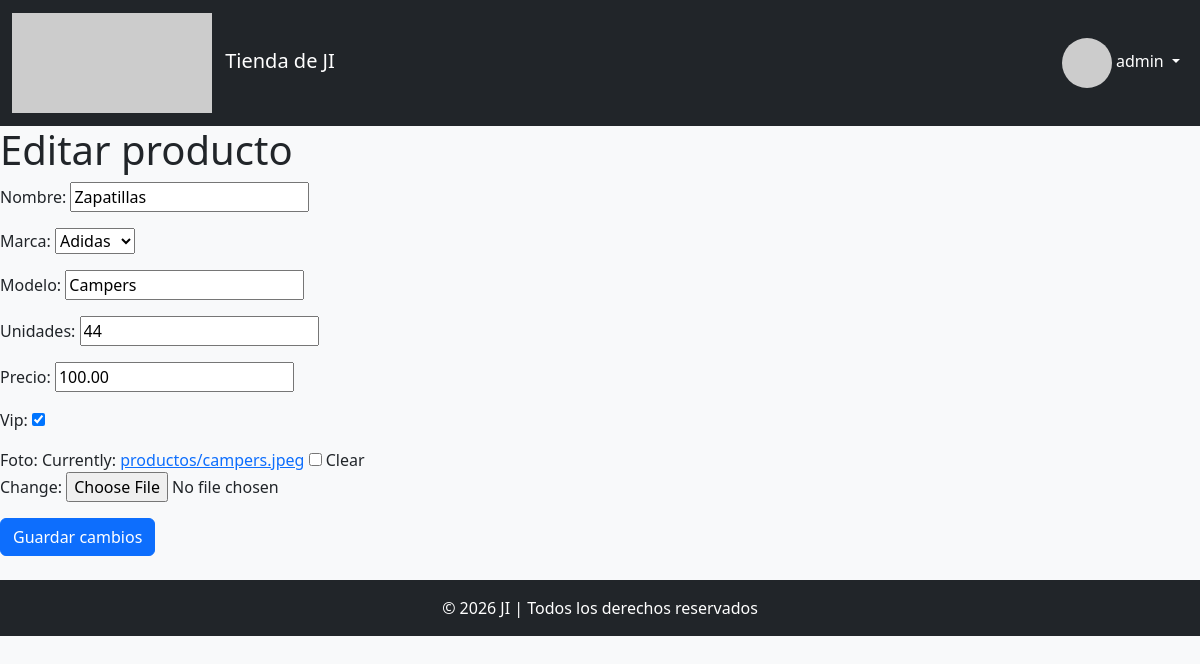
Before: /tienda/admin/productos/1/edit (signed in) with the older database file.
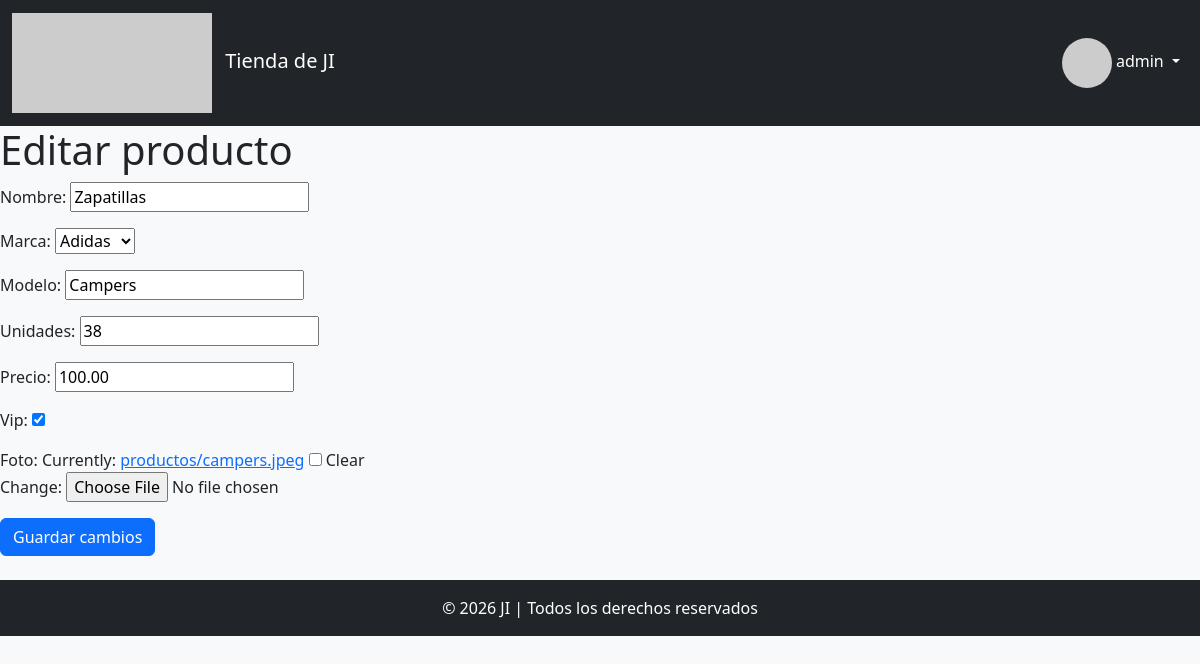
After: the same page with the newer database file.
### app/models.py (models this page shows, shortened)
class Producto(models.Model):
    nombre = models.CharField(max_length=50)
    marca = models.ForeignKey("Marca", on_delete=models.CASCADE)
    modelo = models.CharField(max_length=50)
    unidades = models.IntegerField()
    precio = models.DecimalField(decimal_places=2, max_digits=12, default=0.00)
    vip = models.BooleanField(default=False)
    foto = models.ImageField(upload_to='productos/', null=True, blank=True)
    class Meta:
        verbose_name = "Producto"
        verbose_name_plural = "Productos"
        unique_together = ['nombre','marca']

class Marca(models.Model):
    nombre = models.CharField(max_length=30, unique=True)
    def __str__(self):
        return f'{self.nombre}'
    class Meta:
        verbose_name = "Marca"
        verbose_name_plural = "Marcas"

### app/views.py (the view)
# urls.py: path('admin/productos/<int:pk>/edit', ProductoUpdateView.as_view(), name='producto_edit'),
class ProductoUpdateView(UpdateView):
    model = Producto
    fields = ['nombre', 'marca', 'modelo', 'unidades', 'precio', 'vip', 'foto']
    template_name = 'app/producto/producto_edit.html'
    context_object_name = 'producto'
    success_url = reverse_lazy('producto_lista')

### app/templates/app/producto/producto_edit.html (shortened to what this page needs)
{% extends "../base.html" %}
{% block contenido %}
<h1>Editar producto</h1>
<form method="post">
    {{ form.as_p }}
    <button type="submit" class="btn btn-primary">Guardar cambios</button>
</form>
{% endblock %}

Changed rows visible on the page:
changed Producto "Adidas": unidades "44" → "38"
